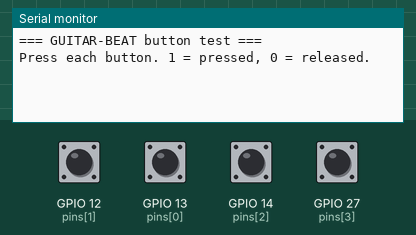
A sketch run on a simulated ESP32. On the bench: the last lines printed to the serial monitor. The test bench sets the inputs (shaded band); at power-on: GPIO 12 (pins[1]), GPIO 13 (pins[0]), GPIO 14 (pins[2]), GPIO 27 (pins[3]) HIGH.

Above: at 1.2 s.
1.3 s: GPIO 12 (pins[1]) pulled LOW for 0.15 s
At 2.4 s:
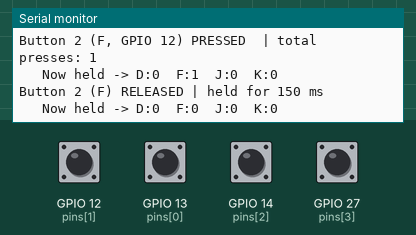
2.9 s: GPIO 13 (pins[0]) pulled LOW for 0.15 s
At 3.6 s:
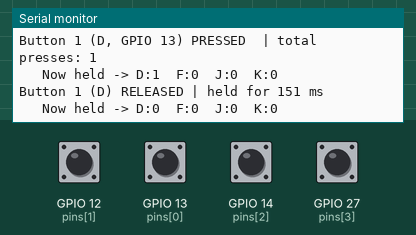
4.5 s: GPIO 14 (pins[2]) pulled LOW for 0.15 s
At 5.8 s:
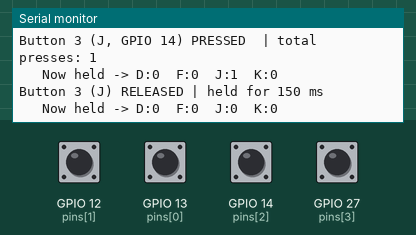
6.1 s: GPIO 27 (pins[3]) pulled LOW for 0.15 s
At 7.2 s:
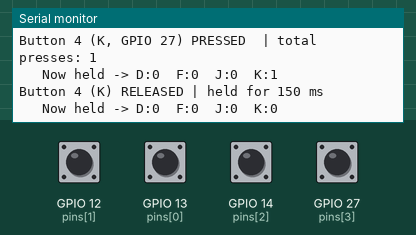
7.7 s: GPIO 12 (pins[1]) pulled LOW for 1 s
At 9.7 s:
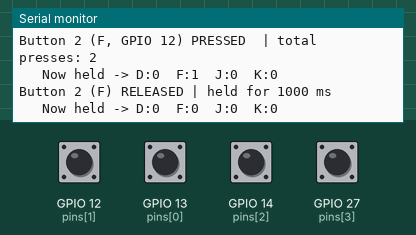
10.2 s: GPIO 13 (pins[0]) pulled LOW for 1 s
At 11.6 s:
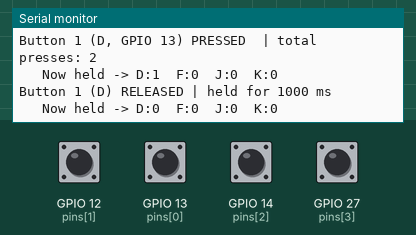

The sketch:

button_test.ino
```cpp
// GUITAR-BEAT: 4-button test (Serial Monitor only, no Wi-Fi)
// Wiring: GPIO 13, 12, 14, 27 -> button -> GND (INPUT_PULLUP, no resistor)

const int NUM_BUTTONS = 4;
const int pins[NUM_BUTTONS]    = {13, 12, 14, 27};
const char* names[NUM_BUTTONS] = {"D", "F", "J", "K"};

bool lastState[NUM_BUTTONS]           = {HIGH, HIGH, HIGH, HIGH};
unsigned long lastChange[NUM_BUTTONS] = {0, 0, 0, 0};
unsigned long pressStart[NUM_BUTTONS] = {0, 0, 0, 0};
unsigned long pressCount[NUM_BUTTONS] = {0, 0, 0, 0};

const unsigned long DEBOUNCE_MS = 20;

void printAll() {
  Serial.print("   Now held -> ");
  for (int i = 0; i < NUM_BUTTONS; i++) {
    Serial.print(names[i]);
    Serial.print(":");
    Serial.print(lastState[i] == LOW ? 1 : 0);
    Serial.print("  ");
  }
  Serial.println();
}

void setup() {
  Serial.begin(115200);
  for (int i = 0; i < NUM_BUTTONS; i++) pinMode(pins[i], INPUT_PULLUP);
  Serial.println("\n=== GUITAR-BEAT button test ===");
  Serial.println("Press each button. 1 = pressed, 0 = released.");
}

void loop() {
  for (int i = 0; i < NUM_BUTTONS; i++) {          // each button is checked independently
    bool now = digitalRead(pins[i]);
    if (now != lastState[i] && millis() - lastChange[i] > DEBOUNCE_MS) {
      lastChange[i] = millis();
      lastState[i] = now;

      if (now == LOW) {                             // pressed
        pressStart[i] = millis();
        pressCount[i]++;
        Serial.print("Button ");  Serial.print(i + 1);
        Serial.print(" (");       Serial.print(names[i]);
        Serial.print(", GPIO ");  Serial.print(pins[i]);
        Serial.print(") PRESSED  | total presses: ");
        Serial.println(pressCount[i]);
      } else {                                      // released
        Serial.print("Button ");  Serial.print(i + 1);
        Serial.print(" (");       Serial.print(names[i]);
        Serial.print(") RELEASED | held for ");
        Serial.print(millis() - pressStart[i]);
        Serial.println(" ms");
      }
      printAll();
    }
  }
}
```

Measured:
- after the input at 1.3 s, the serial monitor: prints a new line at once (image 1)
- after the input at 2.9 s, the serial monitor: prints a new line at once (image 2)
- after the input at 4.5 s, the serial monitor: prints a new line at once (image 3)
- after the input at 6.1 s, the serial monitor: prints a new line at once (image 4)
- after the input at 7.7 s, the serial monitor: prints a new line at once (image 5)
- after the input at 10.2 s, the serial monitor: prints a new line at once (image 6)
